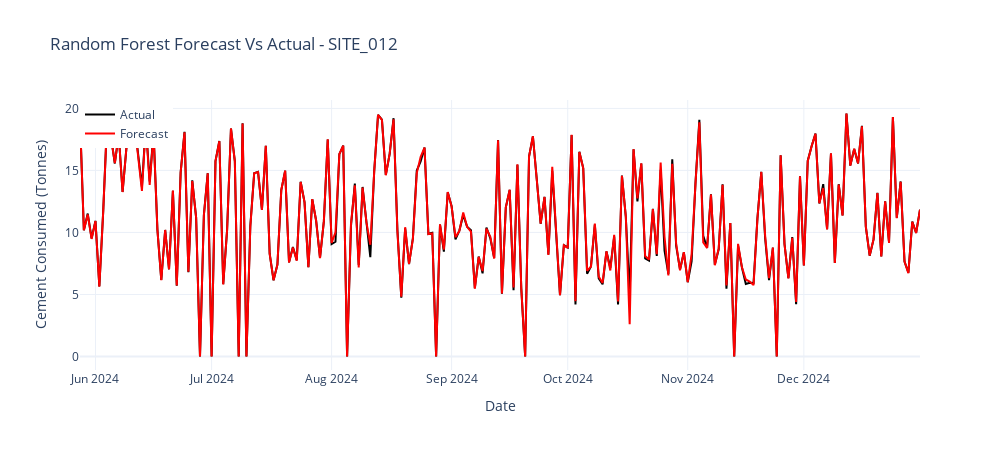

The code cell stored with this chart in its notebook:
### Code cell
import plotly.graph_objects as go

fig = go.Figure()

fig.add_trace(go.Scatter(
    x=y_test.index,
    y=y_test,
    mode='lines',
    name='Actual',
    line=dict(color='black')
))

fig.add_trace(go.Scatter(
    x=y_test.index,
    y=rf2_forecast,
    mode='lines',
    name='Forecast',
    line=dict(color='red')
))


fig.update_layout(
    title=f'Random Forest Forecast Vs Actual - {site_id}',
    xaxis_title='Date',
    yaxis_title='Cement Consumed (Tonnes)',
    legend=dict(x=0, y=1),
    template='plotly_white',
    width=1000,
    height=450
)

fig.show()

### Figure 1 — Plotly figure (JSON) as saved in the notebook; plotly's stock layout.template omitted (floating-point values rounded to 4 significant figures; data arrays with more than 128 entries replaced by an {"elided": "..."} marker saying what was removed)
{"data": [{"line": {"color": "black"}, "mode": "lines", "name": "Actual", "type": "scatter", "x": {"elided": "218 str values"}, "y": {"elided": "218 float values"}}, {"line": {"color": "red"}, "mode": "lines", "name": "Forecast", "type": "scatter", "x": {"elided": "218 str values"}, "y": {"elided": "218 float values"}}], "layout": {"height": 450, "legend": {"x": 0, "y": 1}, "title": {"text": "Random Forest Forecast Vs Actual - SITE_012"}, "width": 1000, "xaxis": {"title": {"text": "Date"}}, "yaxis": {"title": {"text": "Cement Consumed (Tonnes)"}}}}
